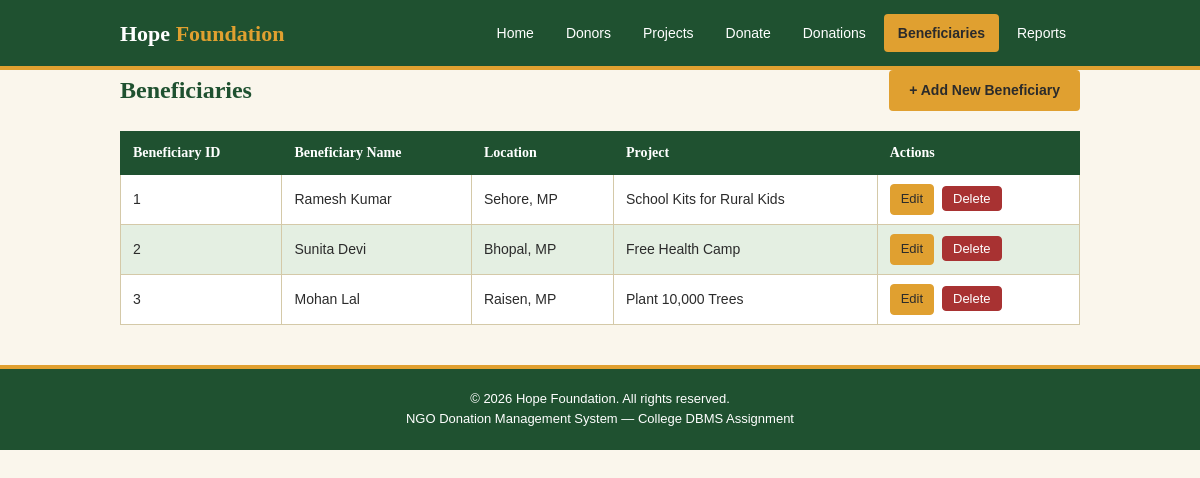
The page /ngo/beneficiaries.php on the database its author committed.
### tables this page shows
CREATE TABLE beneficiaries (
  beneficiary_id    INT AUTO_INCREMENT PRIMARY KEY,
  beneficiary_name  VARCHAR(100) NOT NULL,
  location          VARCHAR(100) NOT NULL,
  project_id        INT NOT NULL,
  FOREIGN KEY (project_id) REFERENCES projects(project_id)
    ON DELETE RESTRICT ON UPDATE CASCADE
);

CREATE TABLE projects (
  project_id    INT AUTO_INCREMENT PRIMARY KEY,
  project_name  VARCHAR(150) NOT NULL,
  category      ENUM('Education','Health','Environment','Food','Other') NOT NULL,
  budget        DECIMAL(12,2) NOT NULL CHECK (budget >= 0)
);

### ngo/beneficiaries.php (the view, shortened to what this page needs)
<?php
require_once 'includes/db.php';
$current_page = 'beneficiaries';
include 'includes/header.php';
$result = $conn->query('
    SELECT b.beneficiary_id, b.beneficiary_name, b.location,
           p.project_name
    FROM beneficiaries b
    JOIN projects p ON b.project_id = p.project_id
    ORDER BY b.beneficiary_id
');
?>
<div class="wrapper">
    <div class="page-header">
        <h1>Beneficiaries</h1>
        <a href="beneficiary_form.php" class="btn btn-primary">+ Add New Beneficiary</a>
    </div>
    <div class="table-wrapper">
        <table>
            <thead>
                <tr>
                    <th>Beneficiary ID</th>
                    <th>Beneficiary Name</th>
                    <th>Location</th>
                    <th>Project</th>
                    <th>Actions</th>
                </tr>
            </thead>
            <tbody>
                <?php if ($result->num_rows === 0): ?>
                    <tr><td colspan="5" style="text-align:center;">No records yet</td></tr>
                <?php else: ?>
                    <?php while ($row = $result->fetch_assoc()): ?>
                        <tr>
                            <td><?php echo (int)$row['beneficiary_id']; ?></td>
                            <td><?php echo htmlspecialchars($row['beneficiary_name']); ?></td>
                            <td><?php echo htmlspecialchars($row['location']); ?></td>
                            <td><?php echo htmlspecialchars($row['project_name']); ?></td>
                            <td class="row-actions">
                                <a href="beneficiary_form.php?beneficiary_id=<?php echo (int)$row['beneficiary_id']; ?>">Edit</a>
                                <form action="process_beneficiary.php" method="post">
                                    <button type="submit" name="action" value="delete" class="delete-btn">Delete</button>
                                </form>
                            </td>
                        </tr>
                    <?php endwhile; ?>
                <?php endif; ?>
            </tbody>
        </table>
    </div>
</div>
<?php include 'includes/footer.php'; ?>

### ngo/includes/header.php (shortened to what this page needs)
<!DOCTYPE html>
<html lang="en">
<head>
    <link rel="stylesheet" href="css/style.css">
</head>
<body>
<header class="site-header">
    <div class="wrapper">
        <div class="site-logo">Hope<span> Foundation</span></div>
        <nav class="nav">
            <a href="index.php"        class="<?php echo ($current_page === 'home')         ? 'active' : ''; ?>">Home</a>
            <a href="donors.php"       class="<?php echo ($current_page === 'donors')       ? 'active' : ''; ?>">Donors</a>
            <a href="projects.php"     class="<?php echo ($current_page === 'projects')     ? 'active' : ''; ?>">Projects</a>
            <a href="donate.php"      class="<?php echo ($current_page === 'donate')        ? 'active' : ''; ?>">Donate</a>
            <a href="donations.php"   class="<?php echo ($current_page === 'donations')    ? 'active' : ''; ?>">Donations</a>
            <a href="beneficiaries.php" class="<?php echo ($current_page === 'beneficiaries') ? 'active' : ''; ?>">Beneficiaries</a>
            <a href="reports.php"     class="<?php echo ($current_page === 'reports')      ? 'active' : ''; ?>">Reports</a>
        </nav>
    </div>
</header>

### ngo/includes/footer.php (shortened to what this page needs)
<footer class="site-footer">
    <div class="wrapper">
        <p>&copy; <?php echo date('Y'); ?> Hope Foundation. All rights reserved.</p>
        <p>NGO Donation Management System &mdash; College DBMS Assignment</p>
    </div>
</footer>
</body>
</html>

### ngo/css/style.css (style rules this page uses)
:root { --primary: #1f5130; --bg: #faf6ec; --accent: #e0a030; --text: #2b2b2b; --soft-green: #e4efe2; --border: #d4c9a8; --white: #ffffff; --danger: #a83232; --danger-hover: #8a2828; }
* { margin: 0; padding: 0; box-sizing: border-box; }
body { font-family: Arial, Verdana, sans-serif; font-size: 15px; color: var(--text); background-color: var(--bg); line-height: 1.6; }
h1, h2, h3, h4 { font-family: Georgia, "Times New Roman", serif; color: var(--primary); margin-bottom: 12px; }
a { color: var(--primary); text-decoration: none; }
p { margin-bottom: 10px; }
.wrapper { max-width: 1000px; margin: 0 auto; padding: 0 20px; }
.site-header { background-color: var(--primary); border-bottom: 4px solid var(--accent); }
.site-header .wrapper { display: flex; align-items: center; justify-content: space-between; padding-top: 14px; padding-bottom: 14px; }
.site-logo { font-family: Georgia, serif; font-size: 22px; font-weight: bold; color: var(--white); }
.site-logo span { color: var(--accent); }
.nav { display: flex; flex-wrap: wrap; gap: 4px; }
.nav a { color: var(--white); padding: 8px 14px; border-radius: 4px; font-size: 14px; font-family: Arial, Verdana, sans-serif; text-decoration: none; transition: background-color 0.15s ease; }
.nav a.active { background-color: var(--accent); color: var(--text); font-weight: bold; }
.page-header { display: flex; justify-content: space-between; align-items: center; margin-bottom: 20px; flex-wrap: wrap; gap: 10px; }
.page-header h1 { font-size: 24px; margin-bottom: 0; }
.table-wrapper { overflow-x: auto; }
table { width: 100%; border-collapse: collapse; border: 1px solid var(--border); background-color: var(--white); }
thead th { background-color: var(--primary); color: var(--white); font-family: Georgia, serif; font-size: 14px; text-align: left; padding: 10px 12px; border: 1px solid var(--primary); }
tbody td { padding: 9px 12px; border: 1px solid var(--border); font-size: 14px; }
tbody tr:nth-child(even) { background-color: var(--soft-green); }
.row-actions a, .row-actions button { display: inline-block; font-size: 13px; padding: 4px 10px; margin-right: 4px; border-radius: 4px; font-family: Arial, Verdana, sans-serif; cursor: pointer; }
.row-actions a { background-color: var(--accent); color: var(--text); border: 1px solid var(--accent); }
.row-actions form { display: inline; }
.row-actions button.delete-btn { background-color: var(--danger); color: var(--white); border: 1px solid var(--danger); font-size: 13px; padding: 4px 10px; border-radius: 4px; cursor: pointer; }
.btn { display: inline-block; padding: 9px 20px; font-size: 14px; font-family: Arial, Verdana, sans-serif; border: none; border-radius: 4px; cursor: pointer; text-decoration: none; text-align: center; }
.btn-primary { background-color: var(--accent); color: var(--text); font-weight: bold; }
.site-footer { background-color: var(--primary); color: var(--white); text-align: center; padding: 20px 0; margin-top: 40px; border-top: 4px solid var(--accent); }
.site-footer p { font-size: 13px; margin-bottom: 0; }

### rows shown on the page
beneficiaries: beneficiary_id "1", beneficiary_name "Ramesh Kumar", location "Sehore, MP", project.project_name "School Kits for Rural Kids"
beneficiaries: beneficiary_id "2", beneficiary_name "Sunita Devi", location "Bhopal, MP", project.project_name "Free Health Camp"
beneficiaries: beneficiary_id "3", beneficiary_name "Mohan Lal", location "Raisen, MP", project.project_name "Plant 10,000 Trees"
